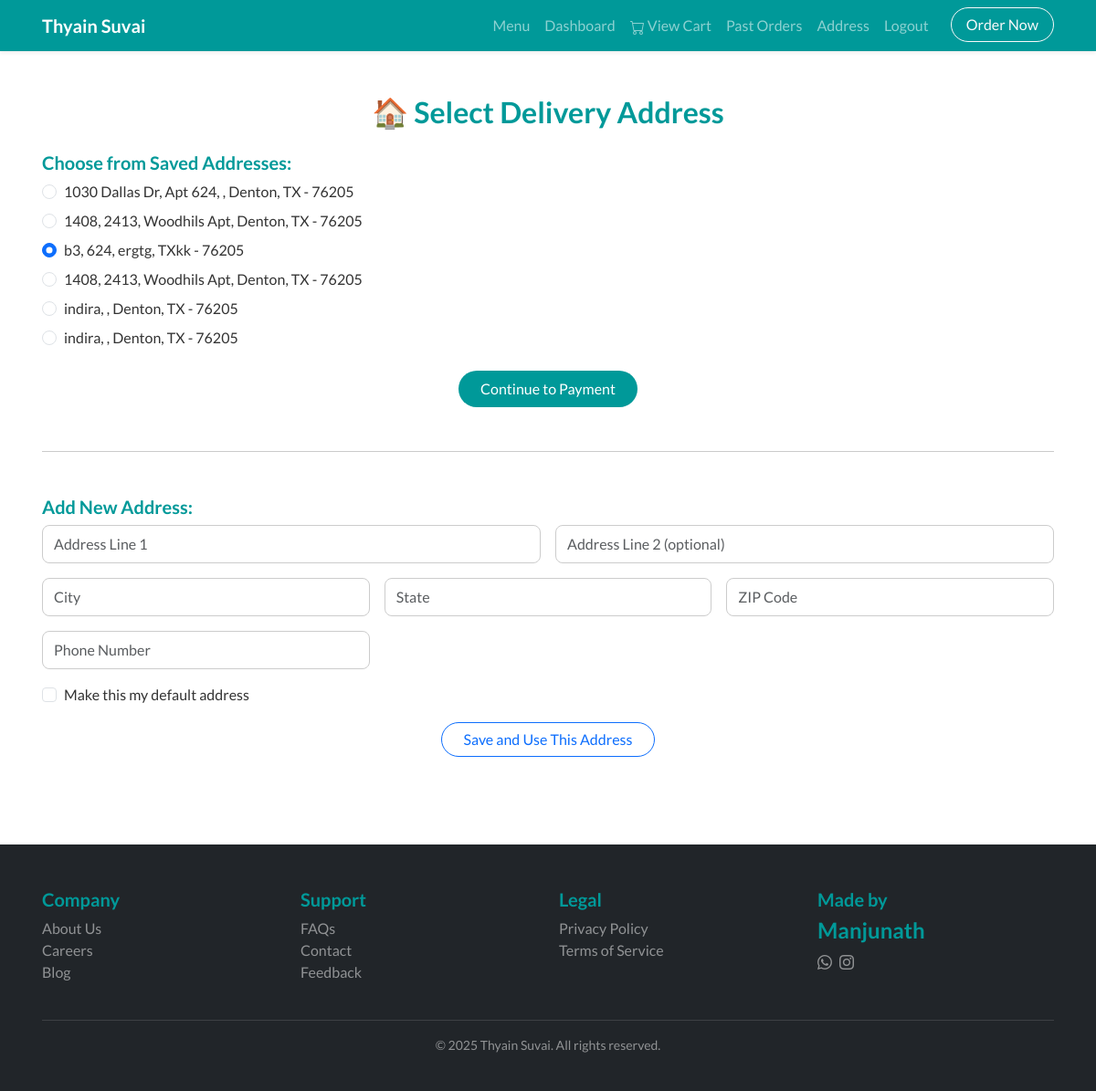
The app's page /select_address (signed in) with its own data.
### models.py (models this page shows)
class Address(db.Model):
    id = db.Column(db.Integer, primary_key=True)
    customer_id = db.Column(db.Integer, db.ForeignKey('customer.id'), nullable=False)
    line1 = db.Column(db.String(100))
    line2 = db.Column(db.String(100))
    city = db.Column(db.String(50))
    state = db.Column(db.String(50))
    zip_code = db.Column(db.String(20))
    mobile_number = db.Column(db.String(15))
    is_default = db.Column(db.Boolean, default=False)

### app.py (the view, shortened to what this page needs)
@app.route('/select_address', methods=['GET', 'POST'])
def select_address():
    if 'user_id' not in session:
        return redirect(url_for('login'))
    addresses = Address.query.filter_by(customer_id=session['user_id']).all()
    return render_template('select_address.html', addresses=addresses)

### templates/select_address.html (shortened to what this page needs)
{% extends 'base.html' %}
{% block content %}
<div class="container py-5">
  <h2 class="text-center mb-4">🏠 Select Delivery Address</h2>
  {% if addresses %}
  <form method="POST" action="{{ url_for('select_address') }}">
    <div class="mb-4">
      <h5>Choose from Saved Addresses:</h5>
      {% for address in addresses %}
      <div class="form-check mb-2">
        <input class="form-check-input" type="radio" name="selected_address" id="addr_{{ address.id }}" value="{{ address.id }}" {% if address.is_default %}checked{% endif %}>
        <label class="form-check-label" for="addr_{{ address.id }}">
          {{ address.line1 }}, {{ address.line2 }}, {{ address.city }}, {{ address.state }} - {{ address.zip_code }}
        </label>
      </div>
      {% endfor %}
    </div>
    <div class="text-center">
      <button type="submit" class="btn btn-teal rounded-pill px-4">Continue to Payment</button>
    </div>
  </form>
  <hr class="my-5">
  {% endif %}
  <div>
    <h5>Add New Address:</h5>
    <form method="POST" action="{{ url_for('manage_address') }}">
      <div class="row g-3">
        <div class="col-md-6">
          <input type="text" name="line1" class="form-control" placeholder="Address Line 1" required>
        </div>
        <div class="col-md-6">
          <input type="text" name="line2" class="form-control" placeholder="Address Line 2 (optional)">
        </div>
        <div class="col-md-4">
          <input type="text" name="city" class="form-control" placeholder="City" required>
        </div>
        <div class="col-md-4">
          <input type="text" name="state" class="form-control" placeholder="State" required>
        </div>
        <div class="col-md-4">
          <input type="text" name="zip_code" class="form-control" placeholder="ZIP Code" required>
        </div>
        <div class="col-md-4">
          <input type="text" name="mobile_number" class="form-control" placeholder="Phone Number" required>
        </div>
        <div class="col-12">
          <div class="form-check">
            <input class="form-check-input" type="checkbox" name="is_default" id="is_default">
            <label class="form-check-label" for="is_default">Make this my default address</label>
          </div>
        </div>
      </div>
      <div class="mt-3 text-center">
        <button type="submit" class="btn btn-outline-primary rounded-pill px-4">Save and Use This Address</button>
      </div>
    </form>
  </div>
</div>
{% endblock %}

### static/css/base.css (style rules this page uses)
body { font-family: 'Lato', 'Roboto', sans-serif; background-color: #ffffff; color: #333333; margin: 0; padding: 0; scroll-behavior: smooth; }
.btn-teal { background-color: #009999; color: #ffffff; border-radius: 50px; padding: 0.5rem 1.2rem; border: none; font-weight: 500; transition: background-color 0.3s ease; }
.container { max-width: 1140px; margin: auto; padding: 0 1rem; }
.text-center { text-align: center; }
h1, h2, h3, h4, h5 { font-weight: 700; color: #009999; }
input, textarea, select, button { font-family: inherit; font-size: 1rem; }
input[type="text"], input[type="email"], input[type="number"], input[type="password"], textarea, select { border: 1px solid #ccc; border-radius: 8px; padding: 0.5rem 0.75rem; width: 100%; box-sizing: border-box; }

### records on screen
Address: is_default "☐ 1030 Dallas Dr, Apt 624, , Den", line1 "1030 Dallas Dr, Apt 624", city "Denton", state "TX", zip_code "76205"
Address: is_default "☐ 1408, 2413, Woodhils Apt, Dent", line1 "1408", line2 "2413, Woodhils Apt", city "Denton", state "TX", zip_code "76205"
Address: is_default "☑ b3, 624, ergtg, TXkk - 76205", line1 "b3", line2 "624", city "ergtg", state "TXkk", zip_code "76205"
Address: is_default "☐ 1408, 2413, Woodhils Apt, Dent", line1 "1408", line2 "2413, Woodhils Apt", city "Denton", state "TX", zip_code "76205"
Address: is_default "☐ indira, , Denton, TX - 76205", line1 "indira", city "Denton", state "TX", zip_code "76205"
Address: is_default "☐ indira, , Denton, TX - 76205", line1 "indira", city "Denton", state "TX", zip_code "76205"
